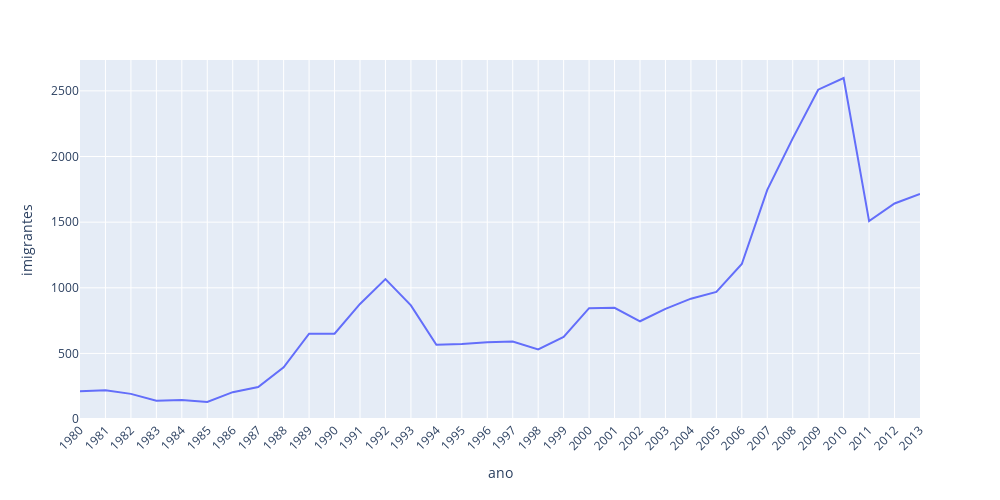

Here is the notebook cell this chart was saved with:
### Markdown cell above
### Rotacionando os ticks

### Code cell
fig = px.line(dados_brasil, x='ano', y='imigrantes')
fig.update_layout(width=1000, height=500, 
                  xaxis={'tickangle': -45})
fig.show()

### Figure 1 — Plotly figure (JSON) as saved in the notebook; plotly's stock layout.template omitted (floating-point values rounded to 4 significant figures)
{"data": [{"hovertemplate": "ano=%{x}<br>imigrantes=%{y}<extra></extra>", "legendgroup": "", "line": {"color": "#636efa", "dash": "solid"}, "marker": {"symbol": "circle"}, "mode": "lines", "name": "", "orientation": "v", "showlegend": false, "type": "scatter", "x": ["1980", "1981", "1982", "1983", "1984", "1985", "1986", "1987", "1988", "1989", "1990", "1991", "1992", "1993", "1994", "1995", "1996", "1997", "1998", "1999", "2000", "2001", "2002", "2003", "2004", "2005", "2006", "2007", "2008", "2009", "2010", "2011", "2012", "2013"], "xaxis": "x", "y": [211, 220, 192, 139, 145, 130, 205, 244, 394, 650, 650, 877, 1066, 866, 566, 572, 586, 591, 531, 626, 845, 847, 745, 839, 917, 969, 1181, 1746, 2138, 2509, 2598, 1508, 1642, 1714], "yaxis": "y"}], "layout": {"height": 500, "legend": {"tracegroupgap": 0}, "margin": {"t": 60}, "width": 1000, "xaxis": {"anchor": "y", "domain": [0, 1], "tickangle": -45, "title": {"text": "ano"}}, "yaxis": {"anchor": "x", "domain": [0, 1], "title": {"text": "imigrantes"}}}}
